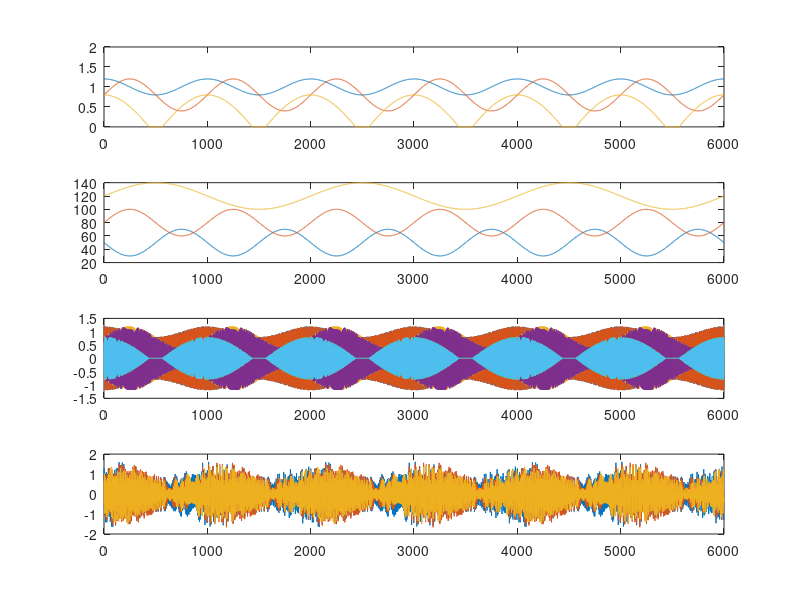

This chart was generated by the following MATLAB code: (Note: this script raises an error after producing the figure.)
clear
close all
clc

addpath('..\Core\')

%% Pt.1 : Creating the simulation signal
close all
clc

%-- Signal features
N = 6e3;                                                                    % Number of samples
fs = 5e2;                                                                   % Sampling frequency
t = 0:N-1;                                                                  % Time vector
SNR = 60;                                                                   % Signal to noise ratio

Aii = [1 0.2; 0.8 0.4; -0.2 1.0];                                           % Amplitude coefficients
fii = [50 -20; 80 20; 120 20];                                              % Frequency coefficients
alpha = [0.5 0.5 0.25];                                                     % Cyclic frequency
Psi =  [1.0 0.8 0.5 0.5 0.2 0.8;
        0.5 0.5 0.8 1.0 0.4 0.6;
        0.1 0.4 0.9 0.2 0.8 0.2];
for i=1:3
    Psi(i,:) = Psi(i,:)/norm(Psi(i,:));
end

%-- Instantaneous Amplitudes
IA = zeros(3,N);
IA(1,:) = Aii(1,1) + Aii(1,2)*cos(2*pi*alpha(1)*t/fs);
IA(2,:) = Aii(2,1) + Aii(2,2)*sin(2*pi*alpha(2)*t/fs);
IA(3,:) = max( Aii(3,1) + Aii(3,2)*abs( cos(2*pi*alpha(3)*t/fs) ), 0 );

%-- Instantaneous frequencies
IF = zeros(3,N);
IF(1,:) = fii(1,1) + fii(1,2)*sin( 2*pi*alpha(1)*t/fs );
IF(2,:) = fii(2,1) + fii(2,2)*sin( 2*pi*alpha(2)*t/fs );
IF(3,:) = fii(3,1) + fii(3,2)*sin( 2*pi*alpha(3)*t/fs );

%-- Individual modes
ym = zeros(6,N);
Phi0 = 2*pi*rand(3,1);
for i=1:3
    ym(2*i-1,:) = IA(i,:).*cos( cumsum( 2*pi*IF(i,:)/fs ) + Phi0(i) );
    ym(2*i,:) = IA(i,:).*sin( cumsum( 2*pi*IF(i,:)/fs ) + Phi0(i) );
end

%-- Measured signals
y = Psi*ym;
sigmaN = sqrt( min(var(y,[],2))*10.^( -SNR/10 ) );
y = y + sigmaN*randn(3,N);

figure
subplot(411)
plot(t,IA)
ylim([0 2])

subplot(412)
plot(t,IF)

subplot(413)
plot(t,ym)

subplot(414)
plot(t,y)


%% Pt.2 : Estimating the signal components with the diagonal SS method
close all
clc

M = 3;
Niter = 10;
[Modal,logMarginal,HyperPar] = MO_DSS_JointEKF_EM(y,M,Niter);

%% Pt.3 : Showing results
close all
clc

figure('Position',[100 100 1200 600])
for i=1:M
    
    subplot(3,3,3*i-2)
    plot(t/fs,ym(2*i,:)/std(ym(2*i,:)))
    hold on
    plot(t/fs,Modal.ym(2*i,:)/std(Modal.ym(2*i,:)))
    grid on
    xlabel('Time [s]')
    ylabel(['Mode ',num2str(i)])
    
    subplot(3,3,3*i-1)
    plot(t/fs,IA(i,:)/max(IA(i,100:end)))
    hold on
    plot(t/fs,Modal.Am(i,:)/max(Modal.Am(i,100:end)))
    grid on
    xlabel('Time [s]')
    ylabel(['IA Mode ',num2str(i),' [--]'])
    
    subplot(3,3,3*i)
    plot(t/fs,IF(i,:))
    hold on
    plot(t/fs,Modal.omega(i,:)*fs/(2*pi))
    grid on
    xlabel('Time [s]')
    ylabel(['IF Mode ',num2str(i),' [Hz]'])
    
end